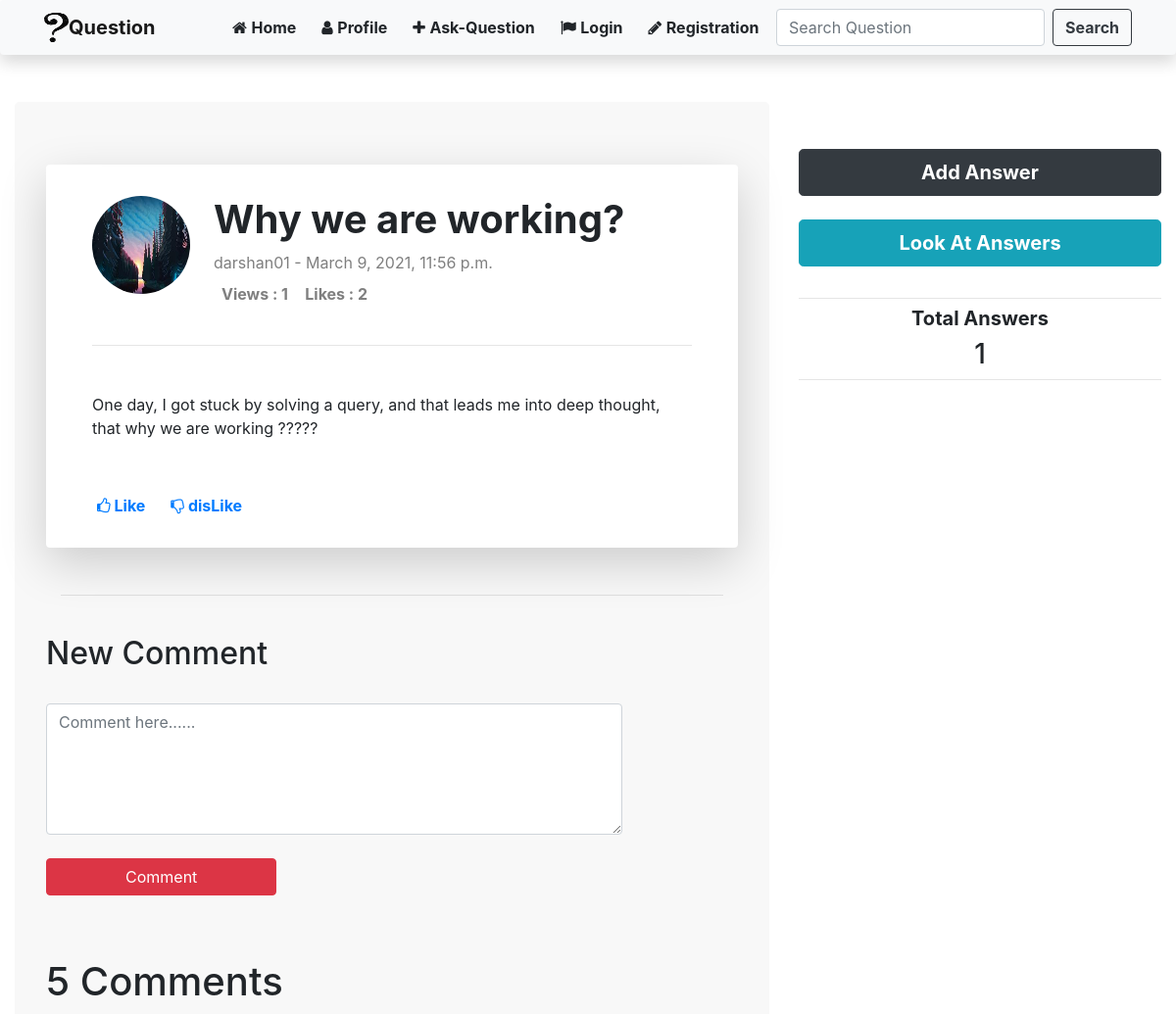
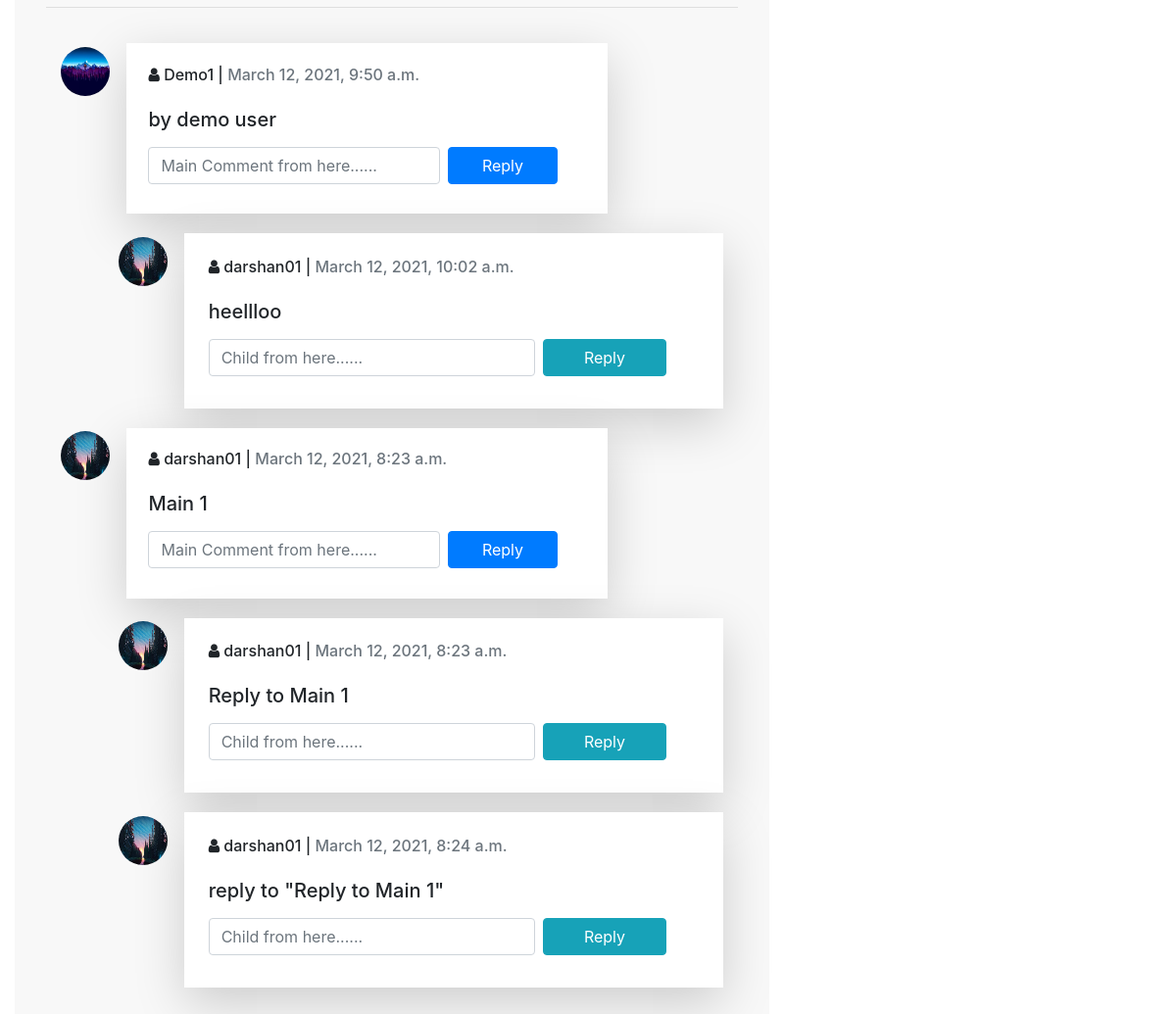
The page /DetailsQUE/6 on the database its author committed (2 pictures, top to bottom).
### Question/models.py (models this page shows, shortened)
class Question(models.Model):
    postby = models.ForeignKey(User, on_delete=models.CASCADE, null=True)
    postdate = models.DateTimeField(auto_now_add=True)
    title = models.TextField(null=True)
    description = RichTextField(null=True)
    Tags = TaggableManager(blank=True)
    likes = models.ManyToManyField(User, related_name='que_like', blank=True)
    views = models.ManyToManyField(
        IpModel, related_name="que_views", blank=True)
    comment = models.ManyToManyField(
        Comment, related_name='que_comment', null=True, blank=True)
    def total_like(self):
        return self.likes.count()
    def total_view(self):
        return self.views.count()

class Comment(models.Model):
    postby = models.ForeignKey(User, on_delete=models.CASCADE, null=True)
    body = models.TextField(blank=False, null=False)
    parent = models.ForeignKey(
        'self', on_delete=models.CASCADE, related_name='replies', null=True)
    timestamp = models.DateTimeField(default=now)
    class Meta:
        ordering = ('timestamp',)

### Profile/models.py (models this page shows, shortened)
class Profile(models.Model):
    user = models.OneToOneField(User, on_delete=models.CASCADE)
    image = models.ImageField(default='default.jpg', upload_to='Profile_pic')
    gender = models.CharField(choices=GENDER_CHOICES,
                              max_length=10, default='Male')
    Address = models.TextField(null=True, blank=True)
    education = models.TextField(null=True, blank=True)
    skill = TaggableManager(blank=True)
    about = models.TextField(null=True)

### Question/views.py (the view)
# urls.py: path('DetailsQUE/<int:qid>', views.Detailquestion, name='Detail-Question'),
def Detailquestion(request, qid):
    quest = Question.objects.get(id=qid)
    total_like = quest.total_like()
    tagsList = []
    for tag in quest.Tags.all():
        tagsList.append(tag.name)
    ip = get_client_ip(request)
    if not IpModel.objects.filter(ip=ip).exists():
        IpModel.objects.create(ip=ip)
    quest.views.add(IpModel.objects.get(ip=ip))
    total_view = quest.total_view()
    comments = quest.comment.all().order_by('-timestamp')
    alist = Answer.objects.filter(Qid=qid)
    totalans = alist.count()
    totalcomt = comments.count()
    return render(request, 'Questions/DetailQuestion.html', {'quest': quest, 'tagsList': tagsList, 'total_like': total_like, 'total_view': total_view, 'totalans': totalans, 'comments': comments, 'totalcomt': totalcomt})

### Question/views.py (called while the page is built)
def get_client_ip(request):
    x_forwarded_for = request.META.get('HTTP_X_FORWARDED_FOR')
    if x_forwarded_for:
        ip = x_forwarded_for.split(',')[0]
    else:
        ip = request.META.get('REMOTE_ADDR')
    return ip

### Question/templates/Questions/DetailQuestion.html (shortened to what this page needs)
{% extends "Questions/base.html" %}
{% block content %}
<div class="row">
    <div class="col-sm-8">
        <div style="background:rgb(248, 248, 248)" class="jumbotron">
            <div class="container">
                <div class="d-flex justify-content-center row shadow-lg p-4 mb-5 bg-white rounded">
                    <div class="col">
                        <div class="d-flex flex-column comment-section">
                            <div class="bg-white p-2">
                                <div class="d-flex flex-row user-info"><img class="rounded-circle"
                                        src="{{quest.postby.profile.image.url}}" width="100" height="100">
                                    <div class="d-flex flex-column justify-content-start ml-4">
                                        <h1><b> {{quest.title}} </b></h1>
                                        <span class="date text-black-50">{{quest.postby}} - {{quest.postdate}}</span>
                                        <span class="date text-black-50">
                                            <div class="like p-2 cursor"><b>Views : {{total_view}}
                                                </b>&nbsp;&nbsp; <b>Likes : {{total_like}}
                                                </b></div>
                                        </span>
                                        <span class="date text-black-50">
                                            <div class="like p-2 cursor"> </div>
                                        </span>
                                    </div>
                                </div>
                                <hr>
                                <div class="mt-5">
                                    <p class="comment-text">{{quest.description |safe}}</p>
                                </div>
                            </div>
                            <br>
                            <div class="bg-white">
                                <div class="d-flex flex-row fs-12">
                                    <form action="/DetailsQUE/{{quest.id}}/like" method="POST">
                                        <button type="submit" name="queid" value="{{quest.id}}"
                                            style="text-decoration:None;" class="btn btn-link"><i
                                                class="fa fa-thumbs-o-up"></i><b> Like</b></button>
                                    </form>
                                    <form action="/DetailsQUE/{{quest.id}}/dislike" method="POST">
                                        <button type="submit" name="queid" value="{{quest.id}}"
                                            style="text-decoration:None;" class="btn btn-link"><i
                                                class="fa fa-thumbs-o-down"></i><b> disLike</b></button>
                                    </form>
                                </div>
                            </div>
                        </div>
                    </div>
                </div>
                <hr>
                <br>
            </div>
            <h2>New Comment</h2>
            <br>
            <form class="form-group " method="POST" action="/DetailsQUE/{{quest.id}}/comment">
                <textarea name="body" cols="40" rows="5" class="form-control mr-sm-2 col-sm-10"
                    placeholder="Comment here......" required></textarea>
                <br>
                <input type="submit" class="btn btn-danger col-sm-4" value="Comment" />
            </form>
            <br>
            <br>
            <h1>{{totalcomt}} Comments</h1>
            <hr>
            {%for c in comments %}
            {% if not c.parent %}
            <div class="container">
                <div class="row">
                    <div class="col-md-10">
                        <div class="media g-mb-30 media-comment">
                            <img class="d-flex g-width-50 g-height-50 rounded-circle g-mt-3 g-mr-15"
                                src="{{c.postby.profile.image.url}}" alt="Image Description">
                            <div class="media-body shadow-lg g-bg-secondary g-pa-30">
                                <h6 class="h6 g-color-gray-dark-v1 mb-0"><i class="fa fa-user"></i> {{c.postby}} | <span
                                        class="g-color-gray-dark-v4 text-muted">{{c.timestamp}}</span></h6>
                                <br>
                                <h5>
                                    <p class="comment-text">{{c.body}}</p>
                                </h5>
                                <div>
                                    <form class="form-inline my-2 my-lg-2" method="POST"
                                        action="/DetailsQUE/{{quest.id}}/comment">
                                        <input type="text" name="body" class="form-control mr-sm-2 col-sm-8"
                                            placeholder="Main Comment from here......" required>
                                        <input type="submit" class="btn btn-primary col-sm-3" value="Reply" />
                                    </form>
                                </div>
                            </div>
                        </div>
                    </div>
                </div>
            </div>
            {%endif%}
            {% for reply in c.replies.all %}
            <div class="container">
                <div class="row">
                    <div class="col-md-1"></div>
                    <div class="col-md-11">
                        <div class="media g-mb-30 media-comment">
                            <img class="d-flex g-width-50 g-height-50 rounded-circle g-mt-3 g-mr-15"
                                src="{{reply.postby.profile.image.url}}" alt="Image Description">
                            <div class="media-body shadow-lg g-bg-secondary g-pa-30">
                                <h6 class="h6 g-color-gray-dark-v1 mb-0"><i class="fa fa-user"></i> {{reply.postby}} |
                                    <span class="g-color-gray-dark-v4 text-muted">{{reply.timestamp}}</span>
                                </h6>
                                <br>
                                <h5>
                                    <p class="comment-text">{{reply.body}}</p>
                                </h5>
                                <div>
                                    <form class="form-inline my-2 my-lg-2" method="POST"
                                        action="/DetailsQUE/{{quest.id}}/comment">
                                        <input type="text" name="body" class="form-control mr-sm-2 col-sm-8"
                                            placeholder="Child from here......" required>
                                        <input type="submit" class="btn btn-info col-sm-3" value="Reply" />
                                    </form>
                                </div>
                            </div>
                        </div>
                    </div>
                </div>
            </div>
            {%endfor%}
            {%endfor%}
        </div>
    </div>
    <div class="col-sm-4">
        <br>
        <br>
        <a href="/ans/{{quest.id}}" class="btn btn-dark btn-lg btn-block"><b> Add Answer </b></a>
        <br>
        <a href="/Listanswer/{{quest.id}}" class="btn btn-info btn-lg btn-block"><b> Look At Answers</b></a>
        <br>
        <hr class="my-2">
        <h5 style="text-align:center"><b> Total Answers</b> </h5>
        <h3 style="text-align:center"> {{totalans}}</h3>
        <hr class="my-2">
    </div>
</div>
{% endblock content %}

### Question/templates/Questions/DetailQuestion.html (style rules this page uses)
@media (min-width: 0) { .g-mr-15 { margin-right: 1.07143rem !important; } }
@media (min-width: 0) { .g-mt-3 { margin-top: 0.21429rem !important; } }
.g-height-50 { height: 50px; }
.g-width-50 { width: 50px !important; }
@media (min-width: 0) { .g-pa-30 { padding: 4% !important; } }
.g-bg-secondary { background-color: #ffffff !important; }
.media-comment { margin-top: 20px }

### rows shown on the page
Question: postby.profile.image (picture), title "Why we are working?", postby "darshan01", postdate "March 9, 2021, 11:56 p.m.", description "One day, I got stuck by solving a query, and that leads me into deep thought, that why we are working ?????"
Comment: postby.profile.image (picture), postby "Demo1", timestamp "March 12, 2021, 9:50 a.m.", body "by demo user"
Comment: postby.profile.image (picture), postby "darshan01", timestamp "March 12, 2021, 10:02 a.m.", body "heellloo"
Comment: postby.profile.image (picture), postby "darshan01", timestamp "March 12, 2021, 8:23 a.m.", body "Main 1"
Comment: postby.profile.image (picture), postby "darshan01", timestamp "March 12, 2021, 8:23 a.m.", body "Reply to Main 1"
Comment: postby.profile.image (picture), postby "darshan01", timestamp "March 12, 2021, 8:24 a.m.", body "reply to \"Reply to Main 1\""

### other values the page prints
{{ total_view }} "1"
{{ total_like }} "2"
{{ totalcomt }} "5"
{{ totalans }} "1"
